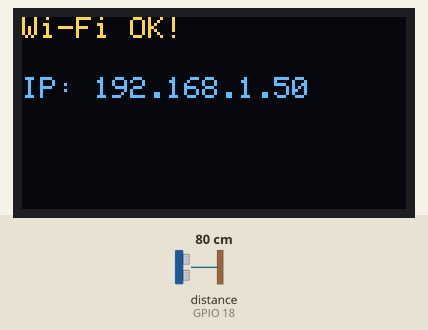
Simulated run of this sketch. Board: ESP32. On the bench: 128×64 one-colour display. Wiring (inferred from the names in the program): ultrasonic range finder: trigger GPIO 5; echo GPIO 18. The inputs (shaded band) are chosen by the test bench; at power-on: distance to the obstacle (sensor on GPIO 18) 80 cm. The echo pulse lasts 58.3 µs per cm; the OLED is the two-colour kind (top 16 rows yellow); WiFi joins after 1.5 s; servers stay silent unless stated; not simulated (calls return 0 or success): credentials.h; what the sketch prints to the serial monitor is not drawn.

Above: at 1.7 s.
At 6.8 s:
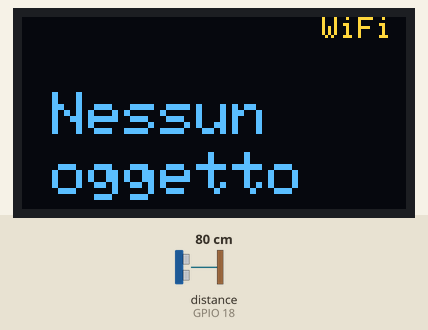
6.9 s: distance to the obstacle (sensor on GPIO 18) set to 44 cm
8.7 s: distance to the obstacle (sensor on GPIO 18) set to 37 cm
At 10.5 s:
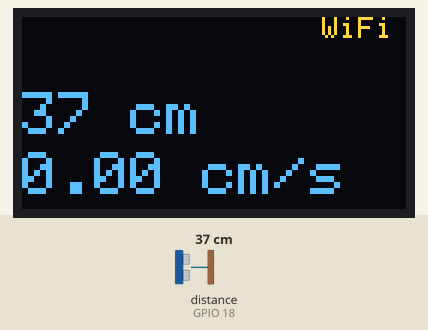
11.4 s: distance to the obstacle (sensor on GPIO 18) set to 2 cm
At 14.2 s:
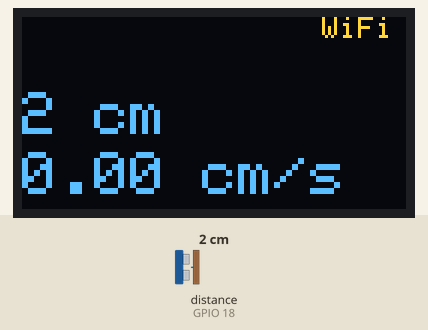
14.5 s: distance to the obstacle (sensor on GPIO 18) set to 60 cm
At 15.4 s:
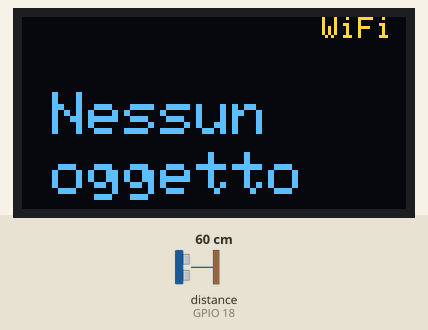
Timing chart, 0 to 17.1 s (numbered marks = the images above; inputs shaded):
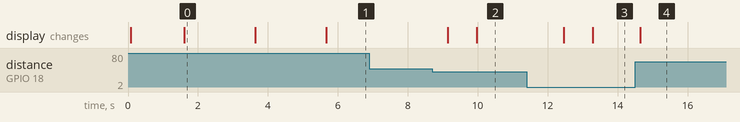

The sketch:

esp32.ino
```cpp
#include <Wire.h>
#include <Adafruit_GFX.h>
#include <Adafruit_SSD1306.h>
#include <WiFi.h>
#include <WiFiClientSecure.h>
#include <UniversalTelegramBot.h>

// Includiamo le credenziali
#include "credentials.h"

// Inizializzazione client Telegram
WiFiClientSecure client;
UniversalTelegramBot bot(BOT_TOKEN, client);

// Configurazione display OLED
#define SCREEN_WIDTH 128
#define SCREEN_HEIGHT 64

Adafruit_SSD1306 display(SCREEN_WIDTH, SCREEN_HEIGHT, &Wire, -1);

// Configurazione sensore HC-SR04
const int TRIG_PIN = 5;    // Pin trigger del sensore
const int ECHO_PIN = 18;   // Pin echo del sensore

// Variabili per le misurazioni
long duration;             // Durata dell'impulso ultrasonico
float distanceCm;          // Distanza corrente in centimetri
float distancePrev = 0;    // Distanza precedente per calcolo velocità
unsigned long timePrev = 0; // Tempo precedente
float velocity = 0;        // Velocità calcolata in cm/s

// Configurazioni di sistema
const float DETECTION_THRESHOLD = 40.0;  // Soglia di rilevamento in cm
const unsigned long WIFI_TIMEOUT = 20000;
const unsigned long SENSOR_TIMEOUT = 30000;
const int LOOP_DELAY = 500;


void setup() {
  // Inizializzazione comunicazione seriale
  Serial.begin(115200);

  // Configurazione pin del sensore HC-SR04
  pinMode(TRIG_PIN, OUTPUT);
  pinMode(ECHO_PIN, INPUT);
  Serial.println("Sensore HC-SR04 configurato");

  // Inizializzazione display OLED
  if(!display.begin(SSD1306_SWITCHCAPVCC, 0x3C)) {
    Serial.println("ERRORE: Impossibile inizializzare display OLED!");
    // Blocca l'esecuzione se il display non funziona
    while(true) {
      delay(1000);
    }
  }

  // Configurazione iniziale del display
  display.clearDisplay();
  display.setTextSize(1);
  display.setTextColor(WHITE);
  display.setCursor(0, 0);
  display.display();
  Serial.println("Display OLED inizializzato");

  // Connessione alla rete Wi-Fi
  connectToWiFi();

  // Configurazione client Telegram
  client.setInsecure();
  Serial.println("Client Telegram configurato");

  Serial.println("tutto pronto");
  showStartupMessage(); //funzione per messaggio di avvio
}

// Funzione per connessione wifi
void connectToWiFi() {
  WiFi.begin(WIFI_SSID, WIFI_PASSWORD);
  Serial.print("Connessione a Wi-Fi");

  // Mostra stato della connessione sul display
  display.clearDisplay();
  display.setCursor(0, 0);
  display.println("Connessione Wi-Fi...");
  display.display();

  unsigned long startAttemptTime = millis();

  // Attende connessione con timeout
  while (WiFi.status() != WL_CONNECTED &&
         millis() - startAttemptTime < WIFI_TIMEOUT) {
    delay(500);
    Serial.print(".");
  }

  // Verifica risultato connessione
  if(WiFi.status() == WL_CONNECTED) {
    Serial.println("\nWi-Fi connesso!");
    Serial.print("Indirizzo IP: ");
    Serial.println(WiFi.localIP());

    // Conferma connessione
    display.clearDisplay();
    display.setCursor(0, 0);
    display.println("Wi-Fi OK!");
    display.setCursor(0, 20);
    display.print("IP: ");
    display.println(WiFi.localIP());
    display.display();
    delay(2000);

  } else {
    Serial.println("\nERRORE: Impossibile connettersi al Wi-Fi!");

    // Errore connessione
    display.clearDisplay();
    display.setCursor(0, 25);
    display.println("ERRORE Wi-Fi!");
    display.display();
    delay(3000);
  }
}


void showStartupMessage() { // Messaggio di avvio sul display
  display.clearDisplay();
  display.setCursor(0, 0);
  display.setTextSize(1);
  display.println("RADAR ULTRASONICO");
  display.println("Soglia: " + String(DETECTION_THRESHOLD) + " cm");
  display.println("Pronto...");
  display.display();
  delay(2000);
}


void loop() {
  // Calcoliamo distanza
  measureDistance();

  // Calcoliamo velocità dell'oggetto
  calculateVelocity();

  // Stampa dei dati
  printSerialData();

  // Aggiornamento il display OLED
  updateDisplay();

  delay(LOOP_DELAY);
}


void measureDistance() { // funzione per misurare distanza
  digitalWrite(TRIG_PIN, LOW);
  delayMicroseconds(2);
  digitalWrite(TRIG_PIN, HIGH);
  delayMicroseconds(10);
  digitalWrite(TRIG_PIN, LOW);

  // Misura la durata dell'eco con timeout
  duration = pulseIn(ECHO_PIN, HIGH, SENSOR_TIMEOUT);

  // Se non riceve eco
  if(duration == 0) {
    duration = SENSOR_TIMEOUT;
  }

  // Calcoliamo la distanza in centimetri
  // Formula: distanza = (durata * velocità_suono) / 2
  // Velocità suono ≈ 343 m/s = 0.034 cm/microsec
  distanceCm = duration * 0.034 / 2;
}


void calculateVelocity() { //funzione per calcolare velocità
  unsigned long currentTime = millis();

  // Calcola la velocità solo se abbiamo una misurazione precedente
  if(timePrev > 0) {
    float deltaTime = (currentTime - timePrev) / 1000.0; // Converti in secondi

    // Velocità = variazione distanza / tempo trascorso
    // valore positivo = oggetto si avvicina
    // valore negativo = oggetto si allontana
    velocity = (distancePrev - distanceCm) / deltaTime;
  }

  // Aggiornamento valori per la prossima iterazione
  distancePrev = distanceCm;
  timePrev = currentTime;
}


void printSerialData() { // Stampa dei dati
  Serial.print("  Distanza: ");
  Serial.print(distanceCm, 1);
  Serial.print(" cm  |  Velocità: ");
  Serial.print(velocity, 2);
  Serial.print(" cm/s");

}

void updateDisplay() {
  display.clearDisplay();

  if (distanceCm < DETECTION_THRESHOLD) {
    // OGGETTO RILEVATO

    display.setCursor(0, 25);
    display.setTextSize(2);
    display.print(distanceCm, 0);
    display.print(" cm");

    display.setCursor(0, 45);
    display.setTextSize(2);
    display.print(velocity, 2);
    display.print(" cm/s");

    // Inviamo notifica Telegram
    sendTelegramNotification();

  } else {
    // NESSUN OGGETTO

    display.setTextSize(2);
    display.setCursor(10, 25);
    display.println("Nessun");
    display.setCursor(10, 45);
    display.println("oggetto");
  }

  // Stato Wi-Fi
  display.setTextSize(1);
  display.setCursor(100, 0);
  if(WiFi.status() == WL_CONNECTED) {
    display.println("WiFi");
  } else {
    display.println("X");
  }

  display.display();
}

void sendTelegramNotification() {
  // Verifica connessione Wi-Fi
  if(WiFi.status() != WL_CONNECTED) {
    Serial.println("AVVISO: Wi-Fi disconnesso, impossibile inviare notifica Telegram");
    return;
  }
  String message = "Oggetto rilevato a " + String(distanceCm, 2) + " cm.\n";
  message += "Velocità: " + String(velocity, 2) + " cm/s.\n";


  // Invia il messaggio
  Serial.print("  Invio notifica Telegram... ");
  if (bot.sendMessage(CHAT_ID, message, "Markdown")) {
    Serial.println("SUCCESSO!");
  } else {
    Serial.println("ERRORE!");
  }
}
```

Measured:
- the behaviour switches between 41 and 40 cm on distance to the obstacle (sensor on GPIO 18) (found by bisection; images 1 and 2)
- after the input at 6.9 s, every drawn part: stays the same
- after the input at 8.7 s, the display: first changes after 0.45 s (image 2 shows a later state)
- after the input at 11.4 s, the display: first changes after 1.1 s (image 3 shows a later state)
- after the input at 14.5 s, the display: changes after 0.15 s (image 4)
- what the display in image 0 shows lasts 2.0 s, from 1.6 s to 3.6 s
